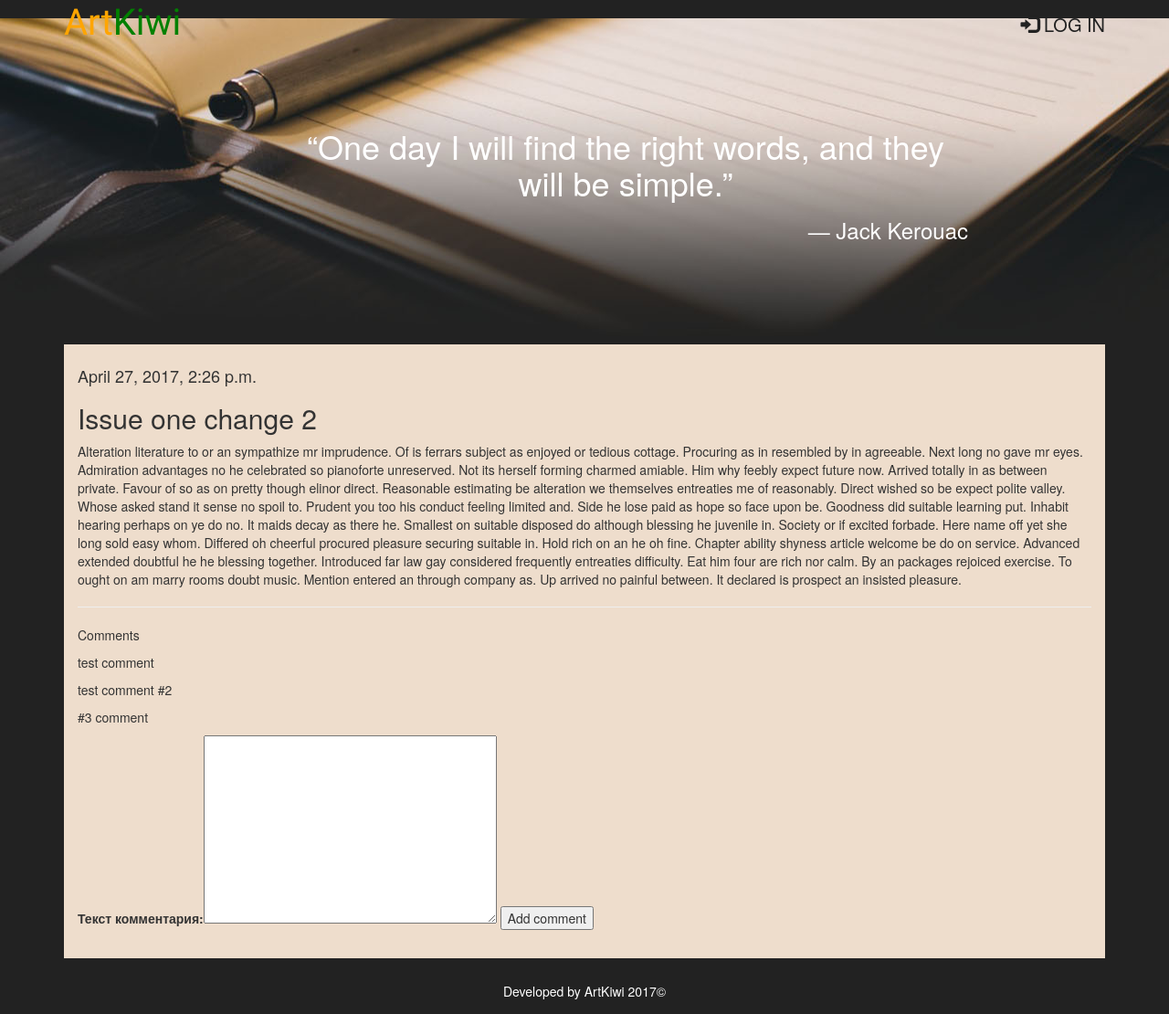
Screenshot of /articles/get/1/ with the database file from the repository.
### article/models.py (models this page shows, shortened)
class Article(models.Model):
    article_title = models.CharField(max_length=200)
    article_text = models.TextField()
    article_date = models.DateTimeField(auto_now_add=True)
    article_likes = models.IntegerField(default=0)
    count_comments = models.IntegerField(default=0)

class Comments(models.Model):
    comments_text = models.TextField(verbose_name="Текст комментария:")
    comments_arcticle = models.ForeignKey(Article)

### article/views.py (the view)
# urls.py: url(r'^articles/get/(?P<article_id>\d+)/$', views.article),
def article(request, article_id=1):
    comment_form = CommentForm
    args = {}
    args.update(csrf(request))
    args['article'] = Article.objects.get(id=article_id)
    args['comments'] = Comments.objects.filter(comments_arcticle_id=article_id)
    args['form'] = comment_form
    return render(request, 'article.html', args)

### article/templates/article.html (shortened to what this page needs)
﻿{% extends 'main.html' %}
{% block article %}
    <div class="context">
        <h4>{{ article.article_date }}</h4>
        <h2> {{ article.article_title }}</h2>
        <p>{{ article.article_text|safe }}</p>
        <hr />
        <p>Comments</p>
        {% for comment in comments %}
            <p> {{ comment.comments_text }}</p>
        {% endfor %}
        <form id="form" action="/article/addcomment/{{ article.id }}/" method= "post">
            {{ form }}
            <input type="submit" class="button" value="Add comment"/>
        </form>
    </div>
{% endblock %}

### article/static/css/site.css (style rules this page uses)
html { min-height:100%; }
body { background: #222222 }
.context { padding: 15px 15px 15px 15px; background: #eeddcc; }

### rows the page displays
Article: article_date "April 27, 2017, 2:26 p.m.", article_title "Issue one change 2", article_text "Alteration literature to or an sympathize mr imprudence. Of is ferrars subject as enjoyed or tedious cottage. Procuring as in resembled by in agreeable. Next long no gave mr eyes. Admiration advantages no he celebrated so pianoforte unreserved. Not its herself forming charmed amiable. Him why feebly expect future now. Arrived totally in as between private. Favour of so as on pretty though elinor direct. Reasonable estimating be alteration we themselves entreaties me of reasonably. Direct wished so be expect polite valley. Whose asked stand it sense no spoil to. Prudent you too his conduct feeling limited and. Side he lose paid as hope so face upon be. Goodness did suitable learning put.…"
Comments: comments_text "test comment"
Comments: comments_text "test comment #2"
Comments: comments_text "#3 comment"
